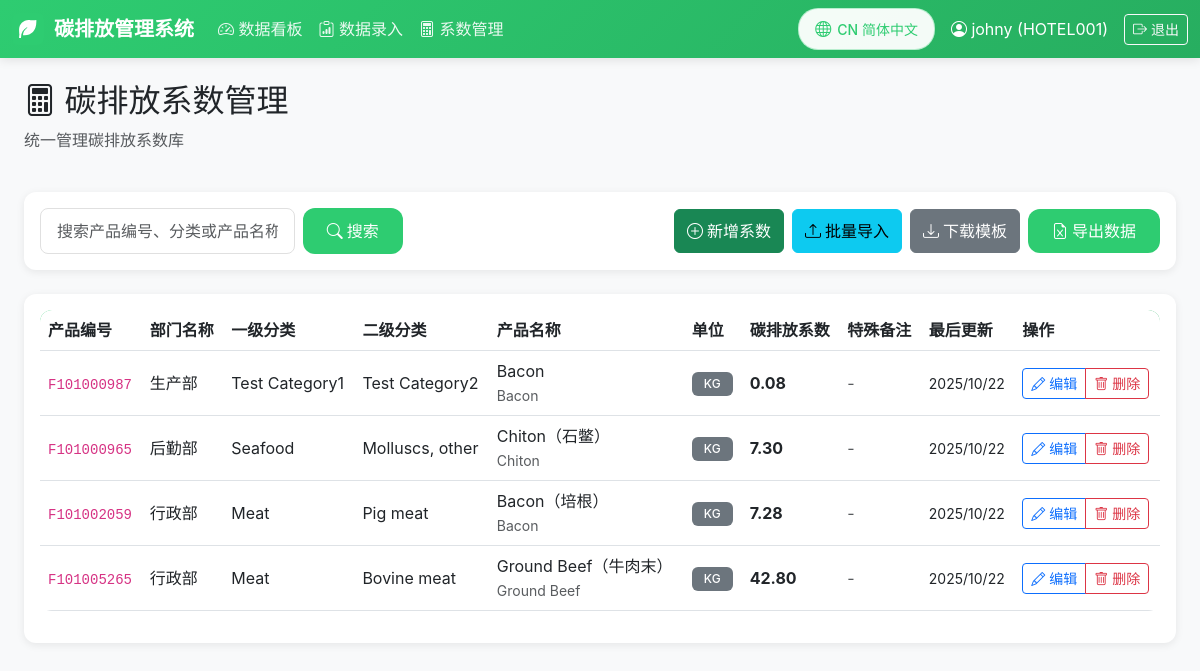
Page /coefficients/ (signed in) on the committed database.
### coefficients/models.py (models this page shows, shortened)
class CustomUser(AbstractUser):
    hotel = models.ForeignKey(
        Hotel,
        on_delete=models.SET_NULL,
        null=True,
        blank=True,
        verbose_name=_('所属酒店'),
        related_name='users'
    )
    position = models.CharField(_('岗位'), max_length=100, blank=True)
    phone = models.CharField(_('电话'), max_length=20, blank=True)
    is_approved = models.BooleanField(_('是否审批通过'), default=False)
    can_manage_coefficients = models.BooleanField(_('可管理系数'), default=False)
    class Meta:
        verbose_name = _('用户')
        verbose_name_plural = _('用户')

class Hotel(models.Model):
    code = models.CharField(_('酒店代码'), max_length=50, unique=True)
    name = models.CharField(_('酒店名称'), max_length=200)
    name_en = models.CharField(_('酒店名称(英文)'), max_length=200, blank=True)
    created_at = models.DateTimeField(_('创建时间'), auto_now_add=True)
    updated_at = models.DateTimeField(_('更新时间'), auto_now=True)
    is_active = models.BooleanField(_('是否启用'), default=True)
    class Meta:
        verbose_name = _('酒店')
        verbose_name_plural = _('酒店')
        ordering = ['code']

class EmissionCoefficient(models.Model):
    UNIT_CHOICES = [
        ('KG', _('KG')),
        ('L', _('L')),
    ]
    DEPARTMENT_CHOICES = [
        ('production', _('生产部')),
        ('rd', _('研发部')),
        ('administration', _('行政部')),
        ('logistics', _('后勤部')),
    ]
    product_code = models.CharField(_('产品编号'), max_length=50, unique=True, db_index=True)
    category_level1 = models.ForeignKey(
        EmissionCategory,
        on_delete=models.PROTECT,
        verbose_name=_('一级分类'),
        related_name='coefficients_level1',
        limit_choices_to={'level': 1}
    )
    category_level2 = models.ForeignKey(
        EmissionCategory,
        on_delete=models.PROTECT,
        verbose_name=_('二级分类'),
        related_name='coefficients_level2',
        limit_choices_to={'level': 2}
    )
    product_name = models.CharField(_('产品名称'), max_length=200)
    product_name_en = models.CharField(_('产品名称(英文)'), max_length=200, blank=True)
    unit = models.CharField(_('单位'), max_length=20, choices=UNIT_CHOICES)
    coefficient = models.DecimalField(_('碳排放系数'), max_digits=10, decimal_places=2)
    department = models.CharField(_('部门名称'), max_length=50, choices=DEPARTMENT_CHOICES)
    special_note = models.TextField(_('特殊备注'), blank=True)
    created_at = models.DateTimeField(_('创建时间'), auto_now_add=True)
    updated_at = models.DateTimeField(_('最后更新'), auto_now=True)
    updated_by = models.ForeignKey(
        CustomUser,
        on_delete=models.SET_NULL,
        null=True,
        blank=True,
        verbose_name=_('更新人')
    )
    class Meta:
        verbose_name = _('碳排放系数')
        verbose_name_plural = _('碳排放系数')
        ordering = ['-updated_at']

class EmissionCategory(models.Model):
    LEVEL_CHOICES = [
        (1, _('一级分类')),
        (2, _('二级分类')),
    ]
    name = models.CharField(_('分类名称'), max_length=200)
    name_en = models.CharField(_('分类名称(英文)'), max_length=200, blank=True)
    level = models.IntegerField(_('分类级别'), choices=LEVEL_CHOICES)
    parent = models.ForeignKey(
        'self',
        on_delete=models.CASCADE,
        null=True,
        blank=True,
        verbose_name=_('父级分类'),
        related_name='children'
    )
    created_at = models.DateTimeField(_('创建时间'), auto_now_add=True)
    updated_at = models.DateTimeField(_('更新时间'), auto_now=True)
    class Meta:
        verbose_name = _('排放分类')
        verbose_name_plural = _('排放分类')
        ordering = ['level', 'name']
        unique_together = ['name', 'parent']

### coefficients/views.py (the view, shortened to what this page needs)
# urls.py: path('coefficients/', views.coefficient_list, name='coefficient_list'),
@login_required
@user_passes_test(can_manage_coefficients, login_url='dashboard')
def coefficient_list(request):
    search_form = CoefficientSearchForm(request.GET)
    coefficients = EmissionCoefficient.objects.select_related(
        'category_level1', 'category_level2', 'updated_by'
    ).all()
    if search_form.is_valid():
        query = search_form.cleaned_data.get('query')
    paginator = Paginator(coefficients, 20)
    page_number = request.GET.get('page')
    page_obj = paginator.get_page(page_number)
    level1_categories = EmissionCategory.objects.filter(level=1).values_list('name', flat=True)
    level2_categories = EmissionCategory.objects.filter(level=2).values_list('name', flat=True)
    context = {
        'page_obj': page_obj,
        'search_form': search_form,
        'level1_categories': level1_categories,
        'level2_categories': level2_categories,
    }
    return render(request, 'coefficients/coefficient_list.html', context)

### coefficients/forms.py
class CoefficientSearchForm(forms.Form):
    query = forms.CharField(
        required=False,
        label=_('搜索'),
        widget=forms.TextInput(attrs={
            'class': 'form-control',
            'placeholder': _('搜索产品编号、分类或产品名称...')
        })
    )

### coefficients/views.py (called while the page is built)
def can_manage_coefficients(user):
    return user.is_authenticated and (user.can_manage_coefficients or user.is_superuser)

### templates/coefficients/coefficient_list.html (shortened to what this page needs)
{% extends "base.html" %}
{% load i18n %}
{% block content %}
<div class="container-fluid mt-4">
    <div class="row mb-4">
        <div class="col">
            <h2><i class="bi bi-calculator"></i> {% trans "碳排放系数管理" %}</h2>
            <p class="text-muted">{% trans "统一管理碳排放系数库" %}</p>
        </div>
    </div>
    <div class="card mb-4">
        <div class="card-body">
            <div class="row g-3 align-items-center">
                <div class="col-lg-4 col-md-12">
                    <form method="get" class="d-flex gap-2">
                        {{ search_form.query }}
                        <button type="submit" class="btn btn-primary d-inline-flex align-items-center flex-shrink-0" style="display: none;">
                            <i class="bi bi-search me-1"></i> {% trans "搜索" %}
                        </button>
                    </form>
                </div>
                <div class="col-lg-8 col-md-12">
                    <div class="d-flex flex-wrap gap-2 justify-content-lg-end justify-content-start">
                        <a href="{% url 'coefficient_create' %}" class="btn btn-success d-inline-flex align-items-center">
                            <i class="bi bi-plus-circle me-1"></i> {% trans "新增系数" %}
                        </a>
                        <a href="{% url 'coefficient_import' %}" class="btn btn-info d-inline-flex align-items-center">
                            <i class="bi bi-upload me-1"></i> {% trans "批量导入" %}
                        </a>
                        <a href="{% url 'coefficient_template' %}" class="btn btn-secondary d-inline-flex align-items-center">
                            <i class="bi bi-download me-1"></i> {% trans "下载模板" %}
                        </a>
                        <a href="{% url 'coefficient_export' %}" class="btn btn-primary d-inline-flex align-items-center">
                            <i class="bi bi-file-earmark-excel me-1"></i> {% trans "导出数据" %}
                        </a>
                    </div>
                </div>
            </div>
        </div>
    </div>
    <div class="card">
        <div class="card-body">
            <div class="table-responsive">
                <table class="table table-hover align-middle">
                    <thead>
                        <tr>
                            <th>{% trans "产品编号" %}</th>
                            <th>{% trans "部门名称" %}</th>
                            <th>{% trans "一级分类" %}</th>
                            <th>{% trans "二级分类" %}</th>
                            <th>{% trans "产品名称" %}</th>
                            <th>{% trans "单位" %}</th>
                            <th>{% trans "碳排放系数" %}</th>
                            <th>{% trans "特殊备注" %}</th>
                            <th>{% trans "最后更新" %}</th>
                            <th>{% trans "操作" %}</th>
                        </tr>
                    </thead>
                    <tbody>
                        {% for coefficient in page_obj %}
                        <tr>
                            <td><code>{{ coefficient.product_code }}</code></td>
                            <td>{{ coefficient.get_department_display }}</td>
                            <td>{{ coefficient.category_level1.name }}</td>
                            <td>{{ coefficient.category_level2.name }}</td>
                            <td>
                                {{ coefficient.product_name }}
                                {% if coefficient.product_name_en %}
                                <br><small class="text-muted">{{ coefficient.product_name_en }}</small>
                                {% endif %}
                            </td>
                            <td><span class="badge bg-secondary">{{ coefficient.unit }}</span></td>
                            <td><strong>{{ coefficient.coefficient }}</strong></td>
                            <td>
                                {% if coefficient.special_note %}
                                <small>{{ coefficient.special_note|truncatewords:10 }}</small>
                                {% else %}
                                <span class="text-muted">-</span>
                                {% endif %}
                            </td>
                            <td><small>{{ coefficient.updated_at|date:"Y/m/d" }}</small></td>
                            <td>
                                <div class="btn-group btn-group-sm">
                                    <a href="{% url 'coefficient_edit' coefficient.pk %}" class="btn btn-outline-primary d-inline-flex align-items-center">
                                        <i class="bi bi-pencil me-1"></i> {% trans "编辑" %}
                                    </a>
                                    <a href="{% url 'coefficient_delete' coefficient.pk %}" class="btn btn-outline-danger d-inline-flex align-items-center">
                                        <i class="bi bi-trash me-1"></i> {% trans "删除" %}
                                    </a>
                                </div>
                            </td>
                        </tr>
                        {% endfor %}
                    </tbody>
                </table>
            </div>
        </div>
    </div>
</div>
{% endblock %}

### templates/base.html (shortened to what this page needs)
{% load static %}
{% load i18n %}
<!DOCTYPE html>
<html lang="{{ LANGUAGE_CODE }}">
<head>
    <link href="https://cdn.jsdelivr.net/npm/bootstrap@5.3.0/dist/css/bootstrap.min.css" rel="stylesheet">
    <link rel="stylesheet" href="https://cdn.jsdelivr.net/npm/bootstrap-icons@1.11.0/font/bootstrap-icons.css">
</head>
<body>
    {% if user.is_authenticated %}
    <nav class="navbar navbar-expand-lg navbar-dark mb-4">
        <div class="container-fluid">
            <a class="navbar-brand" href="{% url 'dashboard' %}">
                <img src="{% static 'images/leaf-icon.svg' %}" alt="Leaf Icon">
                {% trans "碳排放管理系统" %}
            </a>
            <div class="collapse navbar-collapse" id="navbarNav">
                <ul class="navbar-nav me-auto">
                    <li class="nav-item">
                        <a class="nav-link" href="{% url 'dashboard' %}">
                            <i class="bi bi-speedometer2"></i> {% trans "数据看板" %}
                        </a>
                    </li>
                    <li class="nav-item">
                        <a class="nav-link" href="{% url 'consumption_list' %}">
                            <i class="bi bi-clipboard-data"></i> {% trans "数据录入" %}
                        </a>
                    </li>
                    {% if user.can_manage_coefficients or user.is_superuser %}
                    <li class="nav-item">
                        <a class="nav-link" href="{% url 'coefficient_list' %}">
                            <i class="bi bi-calculator"></i> {% trans "系数管理" %}
                        </a>
                    </li>
                    {% endif %}
                </ul>
                <div class="d-flex align-items-center gap-3">
                    <div class="language-switcher">
                        <form action="{% url 'set_language' %}" method="post" id="languageForm">
                            <button type="button" class="btn btn-sm" id="languageToggle">
                                <i class="bi bi-globe"></i>
                                <span id="languageText">{% if LANGUAGE_CODE == 'zh-hans' %}CN 简体中文{% else %}EN English{% endif %}</span>
                            </button>
                        </form>
                    </div>
                    <a href="{% url 'profile' %}" class="text-white text-decoration-none">
                        <i class="bi bi-person-circle"></i> {{ user.username }}
                        {% if user.hotel %}({{ user.hotel.code }}){% endif %}
                    </a>
                    <a href="{% url 'logout' %}" class="btn btn-sm btn-outline-light">
                        <i class="bi bi-box-arrow-right"></i> {% trans "退出" %}
                    </a>
                </div>
            </div>
        </div>
    </nav>
    {% endif %}
    <div class="container-fluid">
        {% block content %}{% endblock %}
    </div>
</body>
</html>

### templates/base.html (style rules this page uses)
:root { --primary-color: #2ecc71; --secondary-color: #27ae60; --dark-color: #1a1a1a; --light-color: #f8f9fa; --border-radius: 12px; }
body { font-family: -apple-system, BlinkMacSystemFont, "Segoe UI", Roboto, "Helvetica Neue", Arial, sans-serif; background-color: var(--light-color); }
.navbar { background: linear-gradient(135deg, var(--primary-color), var(--secondary-color)); box-shadow: 0 2px 10px rgba(0,0,0,0.1); }
.navbar-brand { font-weight: 600; color: white !important; display: flex; align-items: center; gap: 10px; }
.navbar-brand img { width: 32px; height: 32px; border-radius: 6px; }
.nav-link { color: rgba(255,255,255,0.9) !important; transition: all 0.3s; }
.btn-primary { background: var(--primary-color); border: none; border-radius: var(--border-radius); padding: 10px 24px; font-weight: 500; transition: all 0.3s; }
.card { border: none; border-radius: var(--border-radius); box-shadow: 0 2px 8px rgba(0,0,0,0.08); transition: all 0.3s; }
.form-control, .form-select { border-radius: 8px; border: 1px solid #e0e0e0; padding: 10px 16px; transition: all 0.3s; }
.table { background: white; border-radius: var(--border-radius); overflow: hidden; }
.table thead { background: linear-gradient(135deg, var(--primary-color), var(--secondary-color)); color: white; }
.badge { padding: 6px 12px; border-radius: 6px; font-weight: 500; }
.language-switcher { position: relative; }
.language-switcher button { background: rgba(255, 255, 255, 0.95); border: 1.5px solid rgba(46, 204, 113, 0.3); color: var(--primary-color); padding: 8px 16px; border-radius: 20px; transition: all 0.3s; font-weight: 500; font-size: 14px; display: flex; align-items: center; gap: 6px; cursor: pointer; }
.language-switcher button i { font-size: 16px; }

### rows in the picture
CustomUser: username "johny", hotel.code "HOTEL001"
EmissionCoefficient: product_code "F101000987", department "生产部", category_level1.name "Test Category1", category_level2.name "Test Category2", product_name "Bacon", product_name_en "Bacon", unit "KG", coefficient "0.08", updated_at "2025/10/22"
EmissionCoefficient: product_code "F101000965", department "后勤部", category_level1.name "Seafood", category_level2.name "Molluscs, other", product_name "Chiton（石鳖）", product_name_en "Chiton", unit "KG", coefficient "7.30", updated_at "2025/10/22"
EmissionCoefficient: product_code "F101002059", department "行政部", category_level1.name "Meat", category_level2.name "Pig meat", product_name "Bacon（培根）", product_name_en "Bacon", unit "KG", coefficient "7.28", updated_at "2025/10/22"
EmissionCoefficient: product_code "F101005265", department "行政部", category_level1.name "Meat", category_level2.name "Bovine meat", product_name "Ground Beef（牛肉末）", product_name_en "Ground Beef", unit "KG", coefficient "42.80", updated_at "2025/10/22"
